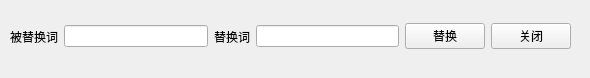
<?xml version="1.0" encoding="UTF-8"?>
<ui version="4.0">
 <class>replaceForm</class>
 <widget class="QWidget" name="replaceForm">
  <property name="geometry">
   <rect>
    <x>0</x>
    <y>0</y>
    <width>590</width>
    <height>78</height>
   </rect>
  </property>
  <property name="windowTitle">
   <string>Form</string>
  </property>
  <widget class="QWidget" name="layoutWidget">
   <property name="geometry">
    <rect>
     <x>10</x>
     <y>20</y>
     <width>561</width>
     <height>33</height>
    </rect>
   </property>
   <layout class="QHBoxLayout" name="horizontalLayout">
    <item>
     <widget class="QLabel" name="label">
      <property name="text">
       <string>被替换词</string>
      </property>
     </widget>
    </item>
    <item>
     <widget class="QLineEdit" name="lineEdit"/>
    </item>
    <item>
     <widget class="QLabel" name="label_2">
      <property name="text">
       <string>替换词</string>
      </property>
     </widget>
    </item>
    <item>
     <widget class="QLineEdit" name="lineEdit_2"/>
    </item>
    <item>
     <widget class="QPushButton" name="pushButton">
      <property name="text">
       <string>替换</string>
      </property>
     </widget>
    </item>
    <item>
     <widget class="QPushButton" name="pushButton_2">
      <property name="text">
       <string>关闭</string>
      </property>
     </widget>
    </item>
   </layout>
  </widget>
 </widget>
 <resources/>
 <connections/>
</ui>
